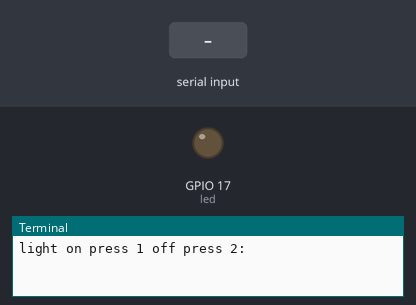
Bench run of a program on a simulated Raspberry Pi (BCM pin numbers). Shown: output pins drawn as LEDs (lit = HIGH), the last lines printed to the terminal. The test bench sets the inputs (shaded band).

Above: at 1.2 s.
1.3 s: "1" typed at the terminal, then Enter
At 2.3 s:
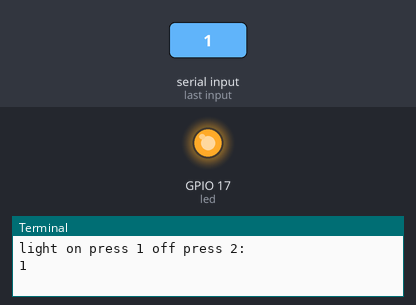
Timing chart, 0 to 4.3 s (numbered marks = the images above; inputs shaded):
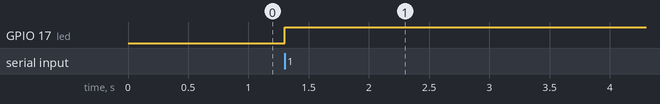

The program:

hello.py
```python
from gpiozero import LED
from time import sleep

led = LED(17)
while True:
 on=int(input('light on press 1 off press 2:'))
 if on==1:
   led.on()
   sleep(100000)
   on=int(input('light off press 2:'))
 elif on==2:
   led.off()
   sleep(1)
```

Measured:
- after the input at 1.3 s, GPIO 17 (led): LOW → HIGH at once
